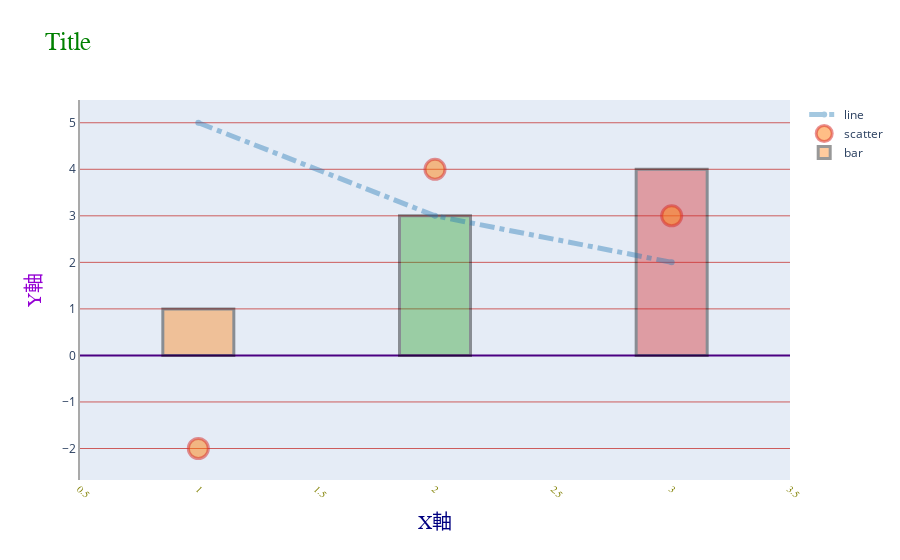

The notebook cell saved with this chart:
### Markdown cell above
### 4.2.1 グラフのスタイル

### Code cell
import plotly.graph_objects as go

x = [1, 2, 3]
line_y = [5, 3, 2]
scatter_y = [-2, 4, 3]
bar_y = [1, 3, 4]

line_trace = go.Scatter(
    x=x,
    y=line_y,
    # 折れ線グラフのスタイル
    # colorを16進数で指定
    line={"width": 5, "color": "#1f77b4", "dash": "dashdot"},
    opacity=0.4,  # 不透明度
    name="line",
)
scatter_trace = go.Scatter(
    x=x,
    y=scatter_y,
    mode="markers",
    # 要素のスタイル
    marker={
        "size": 20,
        # colorをrgbaで指定
        "color": "rgba(255, 127, 14, 0.5)",
        "line": {"width": 3, "color": "rgba(214, 39, 40, 0.5)"},
    },
    name="scatter",
)
bar_trace = go.Bar(
    x=x,
    y=bar_y,
    width=0.3,
    marker={
        # colorをrgbで指定
        "color": ["rgb(255, 127, 14)", "rgb(44, 160, 44)", "rgb(214, 39, 40)"],
        "line": {"width": 3, "color": "black"},
    },
    opacity=0.4,  # 不透明度
    name="bar",
)
layout = go.Layout(
    # グラフタイトルのスタイル
    # colorをCSSカラーネームで指定
    title={
        "text": "Title",
        "font": {"family": "arial", "size": 25, "color": "green"},
    },
    # X軸のスタイル
    xaxis={
        "title": {
            "text": "X軸",
            "font": {"family": "arial", "size": 20, "color": "navy"},
        },
        "tickfont": {"family": "arial", "size": 10, "color": "olive"},
        "tickangle": 45,
    },
    # Y軸のスタイル
    yaxis={
        "title": {
            "text": "Y軸",
            "font": {"family": "arial", "size": 20, "color": "darkviolet"},
        },
        "showline": True,
        "linewidth": 2,
        "linecolor": "darkgray",
        "gridwidth": 1,
        "gridcolor": "indianred",
        "zeroline": True,
        "zerolinewidth": 2,
        "zerolinecolor": "indigo",
    },
)
go.Figure([line_trace, scatter_trace, bar_trace], layout=layout).show()

### Figure 1 — Plotly figure (JSON) as saved in the notebook; plotly's stock layout.template omitted (floating-point values rounded to 4 significant figures)
{"data": [{"line": {"color": "#1f77b4", "dash": "dashdot", "width": 5}, "name": "line", "opacity": 0.4, "type": "scatter", "x": [1, 2, 3], "y": [5, 3, 2]}, {"marker": {"color": "rgba(255, 127, 14, 0.5)", "line": {"color": "rgba(214, 39, 40, 0.5)", "width": 3}, "size": 20}, "mode": "markers", "name": "scatter", "type": "scatter", "x": [1, 2, 3], "y": [-2, 4, 3]}, {"marker": {"color": ["rgb(255, 127, 14)", "rgb(44, 160, 44)", "rgb(214, 39, 40)"], "line": {"color": "black", "width": 3}}, "name": "bar", "opacity": 0.4, "type": "bar", "width": 0.3, "x": [1, 2, 3], "y": [1, 3, 4]}], "layout": {"title": {"font": {"color": "green", "family": "arial", "size": 25}, "text": "Title"}, "xaxis": {"tickangle": 45, "tickfont": {"color": "olive", "family": "arial", "size": 10}, "title": {"font": {"color": "navy", "family": "arial", "size": 20}, "text": "X軸"}}, "yaxis": {"gridcolor": "indianred", "gridwidth": 1, "linecolor": "darkgray", "linewidth": 2, "showline": true, "title": {"font": {"color": "darkviolet", "family": "arial", "size": 20}, "text": "Y軸"}, "zeroline": true, "zerolinecolor": "indigo", "zerolinewidth": 2}}}
